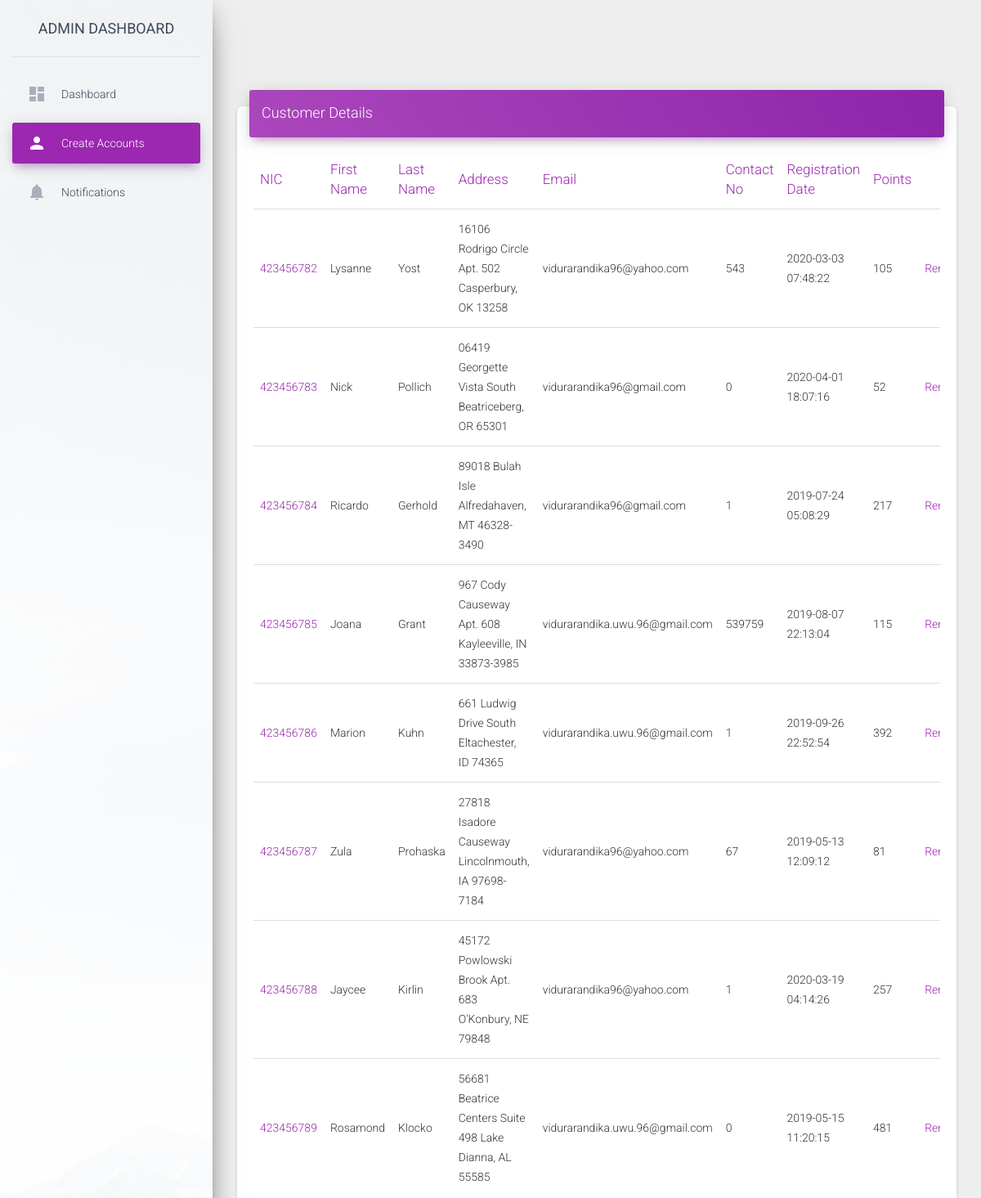
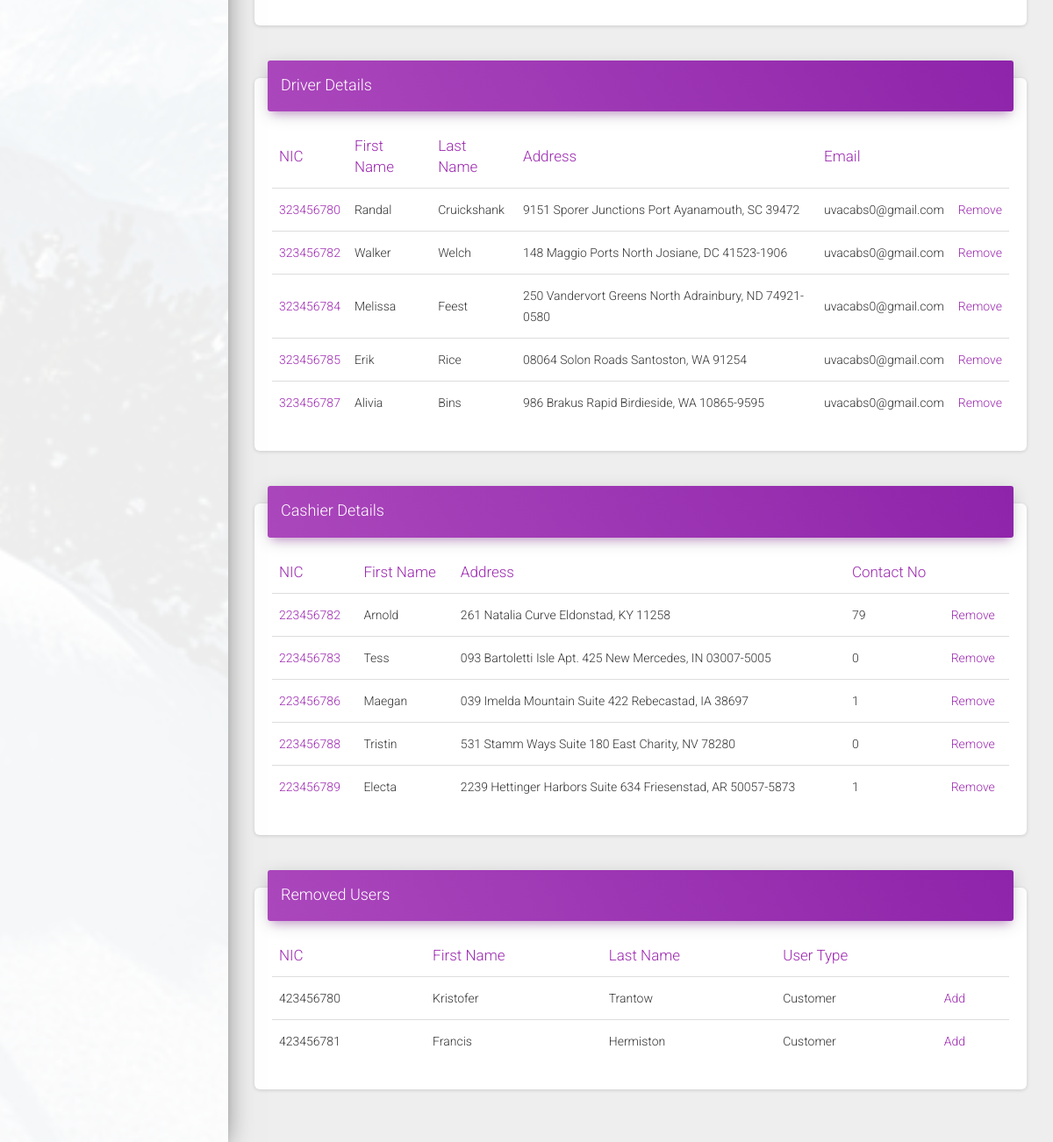
/admin/pages/create.php, run on the app's committed database (2 pictures, top to bottom).
### tables this page shows
CREATE TABLE `customer` (
  `customerNic` varchar(20) NOT NULL,
  `customerFname` varchar(255) NOT NULL,
  `customerLname` varchar(255) NOT NULL,
  `customerAddress` varchar(255) NOT NULL,
  `customerEmail` varchar(255) NOT NULL,
  `customerContactNo` int(15) NOT NULL,
  `customerRegDate` varchar(255) NOT NULL,
  `points` int(10) NOT NULL
);

CREATE TABLE `driver` (
  `driverNic` varchar(20) NOT NULL,
  `driverFname` varchar(255) NOT NULL,
  `driverLname` varchar(255) NOT NULL,
  `driverAddress` varchar(255) NOT NULL,
  `driverEmail` varchar(255) NOT NULL
);

CREATE TABLE `cashier` (
  `cashierNic` varchar(20) NOT NULL,
  `cashierName` varchar(255) NOT NULL,
  `cashierAddress` varchar(255) NOT NULL,
  `cashierContactNo` int(15) NOT NULL,
  `cashierEmail` varchar(255) NOT NULL
);

### admin/pages/create.php (the view, shortened to what this page needs)
<?php include('../../php/dbconfig.php');
$sql1 = "SELECT * FROM customer INNER JOIN login ON customer.customerNic = login.nic WHERE login.user_type != 'removed'";
$sql2 = "SELECT * FROM driver INNER JOIN login ON driver.driverNic = login.nic WHERE login.user_type != 'removed'";
$sql3 = "SELECT * FROM cashier INNER JOIN login ON cashier.cashierNic = login.nic WHERE login.user_type != 'removed'"
?>
<!DOCTYPE html>
<html lang="en">
<head>
  <link rel="stylesheet" href="https://maxcdn.bootstrapcdn.com/font-awesome/latest/css/font-awesome.min.css">
  <link href="../assets/css/material-dashboard.css?v=2.1.2" rel="stylesheet" />
  <link href="../assets/demo/demo.css" rel="stylesheet" />
</head>
<body class="">
  <div class="wrapper ">
    <div class="sidebar" data-color="purple" data-background-color="white" data-image="../assets/img/sidebar-1.jpg">
      <div class="logo"><a href="#" class="simple-text logo-normal">
          Admin Dashboard
        </a></div>
      <div class="sidebar-wrapper">
        <ul class="nav">
          <li class="nav-item ">
            <a class="nav-link" href="./dashboard.php">
              <i class="material-icons">dashboard</i>
              <p>Dashboard</p>
            </a>
          </li>
          <li class="nav-item active">
          <li class="nav-item dropdown active">
            <a class="nav-link" href="" id="navbarDropdownMenuLink" data-toggle="dropdown" aria-haspopup="true" aria-expanded="false">
              <i class="material-icons">person</i>
              <p>Create Accounts</p>
            </a>
          </li>
          </li>
          <li class="nav-item ">
            <a class="nav-link" href="./notifications.php">
              <i class="material-icons">notifications</i>
              <p>Notifications</p>
            </a>
          </li>
        </ul>
      </div>
    </div>
    <div class="main-panel">
      <div class="content">
        <div class="container-fluid">
          <div class="row">
            <div class="col-md-12">
              <div class="card">
                <div class="card-header card-header-primary">
                  <h4 class="card-title ">Customer Details</h4>
                </div>
                <div class="card-body">
                  <div class="table-responsive">
                    <table class="table">
                      <thead class=" text-primary">
                        <th>NIC</th>
                        <th>First Name</th>
                        <th>Last Name</th>
                        <th>Address</th>
                        <th>Email</th>
                        <th>Contact No</th>
                        <th>Registration Date</th>
                        <th>Points</th>
                        <th></th>
                      </thead>
                      <?php if ($result1 = mysqli_query($db, $sql1)) : ?>
                        <tbody>
                          <?php while ($row = mysqli_fetch_array($result1)) : ?>
                            <?php $id = $row['customerNic']?>
                            <?php echo "<td><a href=selectcus.php?sc=$id>" . $row['customerNic'] . "</a></td>"; ?>
                            <?php echo "<td>" . $row['customerFname'] . "</td>"; ?>
                            <?php echo "<td>" . $row['customerLname'] . "</td>"; ?>
                            <?php echo "<td>" . $row['customerAddress'] . "</td>"; ?>
                            <?php echo "<td>" . $row['customerEmail'] . "</td>"; ?>
                            <?php echo "<td>" . $row['customerContactNo'] . "</td>"; ?>
                            <?php echo "<td>" . $row['customerRegDate'] . "</td>"; ?>
                            <?php echo "<td>" . $row['points'] . "</td>"; ?>
                            <?php echo "<td><a href=php/remove.php?rc=$id>Remove</a></td>" ?>
                          <?php endwhile ?>
                        </tbody>
                      <?php endif ?>
                    </table>
                  </div>
                </div>
              </div>
            </div>
            <div class="col-md-12">
              <div class="card">
                <div class="card-header card-header-primary">
                  <h4 class="card-title ">Driver Details</h4>
                </div>
                <div class="card-body">
                  <div class="table-responsive">
                    <table class="table">
                      <thead class=" text-primary">
                        <th>NIC</th>
                        <th>First Name</th>
                        <th>Last Name</th>
                        <th>Address</th>
                        <th>Email</th>
                        <th></th>
                      </thead>
                      <?php if ($result2 = mysqli_query($db, $sql2)) : ?>
                        <tbody>
                          <?php while ($row = mysqli_fetch_array($result2)) : ?>
                            <?php $id = $row['driverNic']?>
                            <?php echo "<td><a href=selectdrive.php?sd=$id>" . $row['driverNic'] . "</a></td>"; ?>
                            <?php echo "<td>" . $row['driverFname'] . "</td>"; ?>
                            <?php echo "<td>" . $row['driverLname'] . "</td>"; ?>
                            <?php echo "<td>" . $row['driverAddress'] . "</td>"; ?>
                            <?php echo "<td>" . $row['driverEmail'] . "</td>"; ?>
                            <?php echo "<td><a href=php/remove.php?rc=$id>Remove</a></td>" ?>
                          <?php endwhile ?>
                        </tbody>
                      <?php endif ?>
                    </table>
                  </div>
                </div>
              </div>
            </div>
            <div class="col-md-12">
              <div class="card">
                <div class="card-header card-header-primary">
                  <h4 class="card-title ">Cashier Details</h4>
                </div>
                <div class="card-body">
                  <div class="table-responsive">
                    <table class="table">
                      <thead class=" text-primary">
                        <th>NIC</th>
                        <th>First Name</th>
                        <th>Address</th>
                        <th>Contact No</th>
                        <th></th>
                      </thead>
                      <?php if ($result3 = mysqli_query($db, $sql3)) : ?>
                        <tbody>
                          <?php while ($row = mysqli_fetch_array($result3)) : ?>
                            <?php $id = $row['cashierNic']?>
                            <?php echo "<td><a href=selectcash.php?sca=$id>" .$row['cashierNic'] . "</a></td>"; ?>
                            <?php echo "<td>" . $row['cashierName'] . "</td>"; ?>
                            <?php echo "<td>" . $row['cashierAddress'] . "</td>"; ?>
                            <?php echo "<td>" . $row['cashierContactNo'] . "</td>"; ?>
                            <?php echo "<td><a href=php/remove.php?rc=$id>Remove</a></td>" ?>
                          <?php endwhile ?>
                        </tbody>
                      <?php endif ?>
                    </table>
                  </div>
                </div>
              </div>
            </div>
            <div class="col-md-12">
              <div class="card">
                <div class="card-header card-header-primary">
                  <h4 class="card-title ">Removed Users</h4>
                </div>
                <div class="card-body">
                  <div class="table-responsive">
                    <table class="table">
                      <thead class=" text-primary">
                        <th>NIC</th>
                        <th>First Name</th>
                        <th>Last Name</th>
                        <th>User Type</th>
                        <th></th>
                      </thead>
                      <?php
                      $ru = "SELECT nic FROM login WHERE user_type='removed'";
                      if ($result2 = mysqli_query($db, $ru)) : ?>
                        <tbody>
                          <?php while ($row = mysqli_fetch_array($result2)) : ?>
                            <?php $id = $row['nic'];
                              $ru1 = "SELECT * FROM customer WHERE customerNic =  '$id' ";
                              $re1= mysqli_query($db, $ru1);
                              if(mysqli_num_rows($re1)==1){
                                $r = mysqli_fetch_assoc($re1);
                                echo "<td>" . $r['customerNic'] . "</td>";
                                echo "<td>" . $r['customerFname'] . "</td>";
                                echo "<td>" . $r['customerLname'] . "</td>";
                                echo "<td>Customer</td>";
                                echo "<td><a href=php/add.php?au=$id>Add</a></td>";
                              }
                            ?>
                          <?php endwhile ?>
                        </tbody>
                      <?php endif ?>
                    </table>
                  </div>
                </div>
              </div>
            </div>
          </div>
        </div>
      </div>
    </div>
  </div>
</body>
</html>

### data on the page
customer: customerNic "423456782", customerFname "Lysanne", customerLname "Yost", customerAddress "16106 Rodrigo Circle Apt. 502 Casperbury, OK 13258", customerEmail "vidurarandika96@yahoo.com", customerContactNo "543", customerRegDate "2020-03-03 07:48:22", points "105"
customer: customerNic "423456783", customerFname "Nick", customerLname "Pollich", customerAddress "06419 Georgette Vista South Beatriceberg, OR 65301", customerEmail "vidurarandika96@gmail.com", customerContactNo "0", customerRegDate "2020-04-01 18:07:16", points "52"
customer: customerNic "423456784", customerFname "Ricardo", customerLname "Gerhold", customerAddress "89018 Bulah Isle Alfredahaven, MT 46328-3490", customerEmail "vidurarandika96@gmail.com", customerContactNo "1", customerRegDate "2019-07-24 05:08:29", points "217"
customer: customerNic "423456785", customerFname "Joana", customerLname "Grant", customerAddress "967 Cody Causeway Apt. 608 Kayleeville, IN 33873-3985", customerEmail "vidurarandika.uwu.96@gmail.com", customerContactNo "539759", customerRegDate "2019-08-07 22:13:04", points "115"
customer: customerNic "423456786", customerFname "Marion", customerLname "Kuhn", customerAddress "661 Ludwig Drive South Eltachester, ID 74365", customerEmail "vidurarandika.uwu.96@gmail.com", customerContactNo "1", customerRegDate "2019-09-26 22:52:54", points "392"
customer: customerNic "423456787", customerFname "Zula", customerLname "Prohaska", customerAddress "27818 Isadore Causeway Lincolnmouth, IA 97698-7184", customerEmail "vidurarandika96@yahoo.com", customerContactNo "67", customerRegDate "2019-05-13 12:09:12", points "81"
customer: customerNic "423456788", customerFname "Jaycee", customerLname "Kirlin", customerAddress "45172 Powlowski Brook Apt. 683 O'Konbury, NE 79848", customerEmail "vidurarandika96@yahoo.com", customerContactNo "1", customerRegDate "2020-03-19 04:14:26", points "257"
customer: customerNic "423456789", customerFname "Rosamond", customerLname "Klocko", customerAddress "56681 Beatrice Centers Suite 498 Lake Dianna, AL 55585", customerEmail "vidurarandika.uwu.96@gmail.com", customerContactNo "0", customerRegDate "2019-05-15 11:20:15", points "481"
driver: driverNic "323456780", driverFname "Randal", driverLname "Cruickshank", driverAddress "9151 Sporer Junctions Port Ayanamouth, SC 39472", driverEmail "uvacabs0@gmail.com"
driver: driverNic "323456782", driverFname "Walker", driverLname "Welch", driverAddress "148 Maggio Ports North Josiane, DC 41523-1906", driverEmail "uvacabs0@gmail.com"
driver: driverNic "323456784", driverFname "Melissa", driverLname "Feest", driverAddress "250 Vandervort Greens North Adrainbury, ND 74921-0580", driverEmail "uvacabs0@gmail.com"
driver: driverNic "323456785", driverFname "Erik", driverLname "Rice", driverAddress "08064 Solon Roads Santoston, WA 91254", driverEmail "uvacabs0@gmail.com"
driver: driverNic "323456787", driverFname "Alivia", driverLname "Bins", driverAddress "986 Brakus Rapid Birdieside, WA 10865-9595", driverEmail "uvacabs0@gmail.com"
cashier: cashierNic "223456782", cashierName "Arnold", cashierAddress "261 Natalia Curve Eldonstad, KY 11258", cashierContactNo "79"
cashier: cashierNic "223456783", cashierName "Tess", cashierAddress "093 Bartoletti Isle Apt. 425 New Mercedes, IN 03007-5005", cashierContactNo "0"
cashier: cashierNic "223456786", cashierName "Maegan", cashierAddress "039 Imelda Mountain Suite 422 Rebecastad, IA 38697", cashierContactNo "1"
cashier: cashierNic "223456788", cashierName "Tristin", cashierAddress "531 Stamm Ways Suite 180 East Charity, NV 78280", cashierContactNo "0"
cashier: cashierNic "223456789", cashierName "Electa", cashierAddress "2239 Hettinger Harbors Suite 634 Friesenstad, AR 50057-5873", cashierContactNo "1"

### other printed values
$r['customerNic'] "423456780"
$r['customerFname'] "Kristofer"
$r['customerLname'] "Trantow"
$r['customerNic'] "423456781"
$r['customerFname'] "Francis"
$r['customerLname'] "Hermiston"
